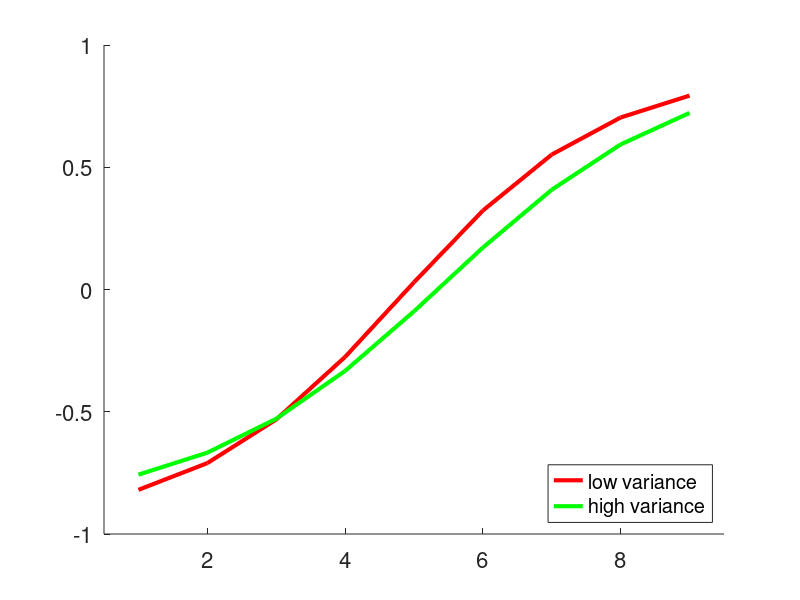

This chart was generated by the following MATLAB code: (Note: this script raises an error after producing the figure.)

%run('/Users/csummerfield/data/jan_squircles/squircles/load_data.m')
clear all

load('msrespcatnew.mat');
dog=permute(msrespcat,[3 1 2]);
dog_ss = [];

% dog_ss(:,1,:)=mean(dog(:,1:2,:),2);
% dog_ss(:,2,:)=mean(dog(:,3:4,:),2);
% dog_ss(:,3,:)=mean(dog(:,5:6,:),2);

dog_ss(:,1,:)=mean(dog(:,[1 3 5],:),2);  % low variance
dog_ss(:,2,:)=mean(dog(:,[2 4 6],:),2);  % high variance

%
figure('color',[1 1 1]);
paramz=[0 1 4.5 0.5];
param=statset('MaxIter',1000);

colz={[1 0 0],[0 1 0]};
hold on;
for j=1:size(dog_ss,2)

f = @(p,x) p(1) + p(2) ./ (1 + exp(-(x-p(3))/p(4)));  % 2=lower bound 2=upper bound, 3= inflection point 4=hills' slope 
[p r jj] = nlinfit(1:size(dog_ss,3),squeeze(mean(dog_ss(:,j,:)))',f,paramz,param);
hold on;

% for s=1:10;
% [pp(s,j,:) rr jj] = nlinfit(1:size(dog_ss,3),squeeze(dog_ss(s,j,:))',f,paramz,param);  %%1=lower bound 2=upper bound, 3= inflection point 4=hills' slope
% line(1:size(dog_ss,3),f(pp(s,j,:),1:size(dog_ss,3)),'color',colz{j},'linewidth',3);
% end


line(1:size(dog_ss,3),f(p,1:size(dog_ss,3)),'color',colz{j},'linewidth',3);

end

set(gca,'FontSize',16);
xlim([0.5 9.5]);
legend({'low variance','high variance'},'Location','SouthEast')
dotplot(dog_ss,{''},{'o','o','o'},colz);
set(gca,'xtick',1:9);
set(gca,'xticklabel',{'-0.2','-0.15','-0.1','-0.05','0','0.05','0.1','0.15','0.2'});
set(gca,'ytick',-1:0.4:1);
set(gca,'yticklabel',{'0','0.2','0.4','0.6','0.8','1'});
